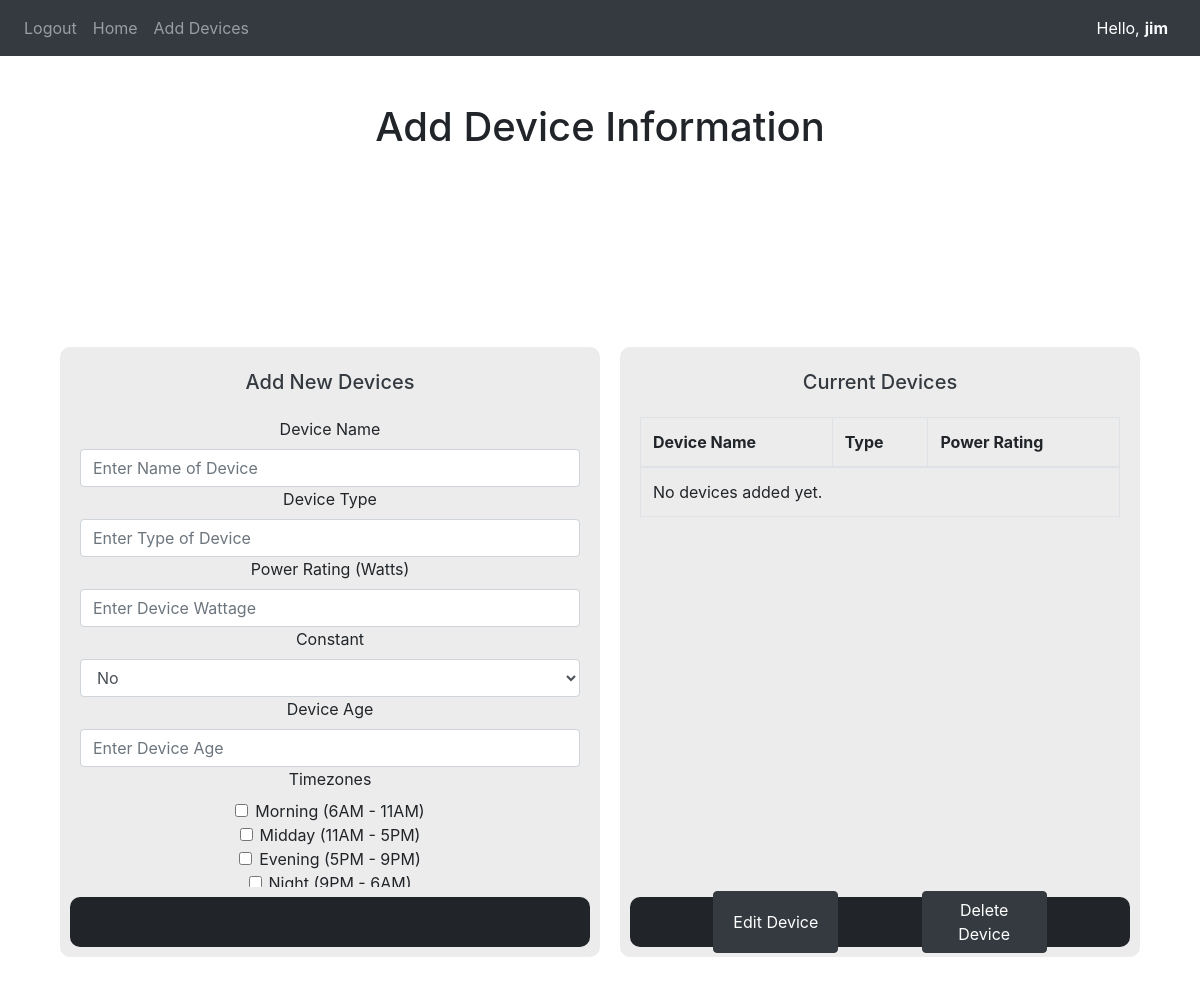
The app's page /getUserData (signed in), older data.
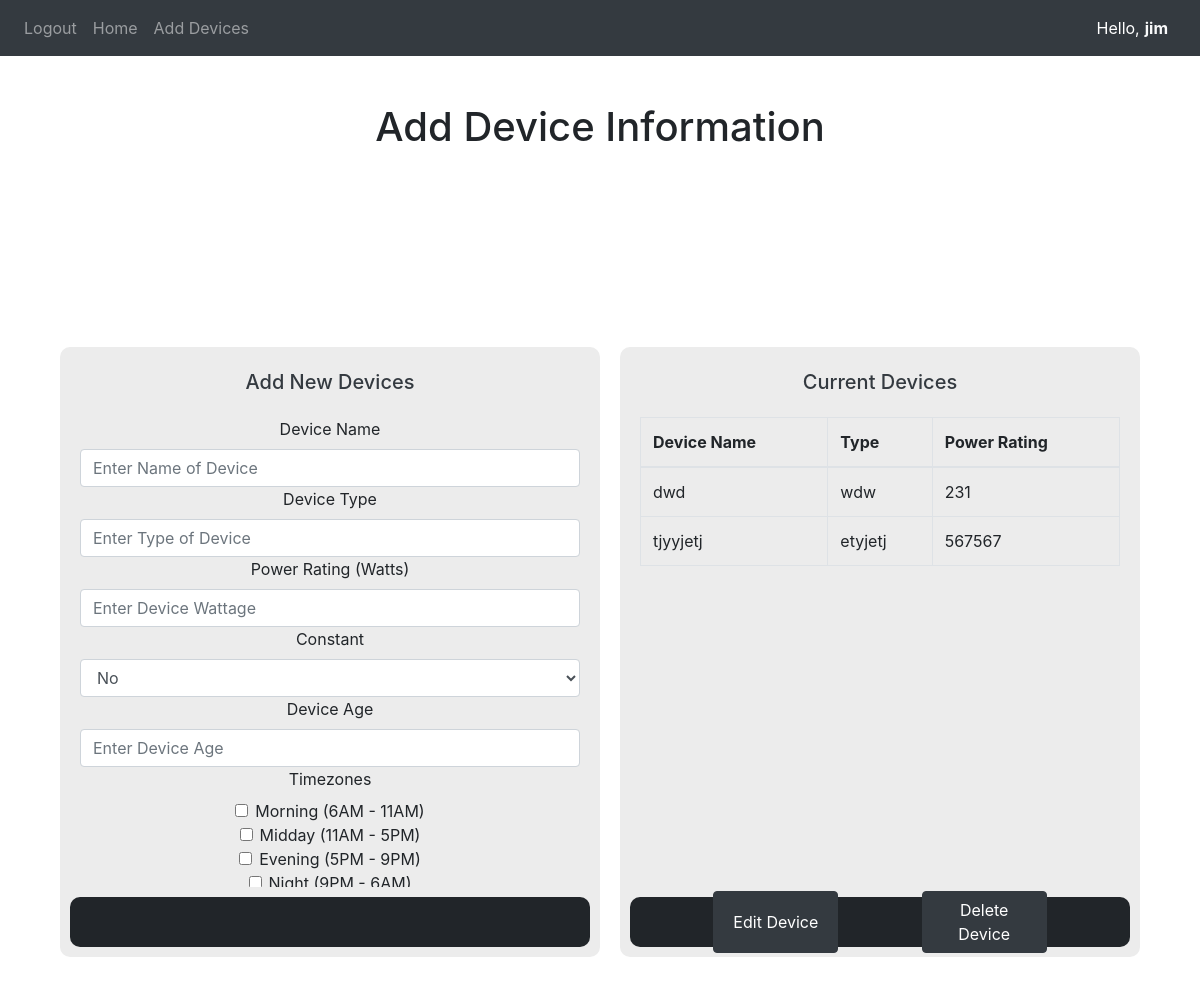
The same page, newer data.
### website/models.py (models this page shows)
class User(db.Model, UserMixin):
    id = db.Column(db.Integer, primary_key=True)
    email = db.Column(db.String(150), unique=True)
    password = db.Column(db.String(500))
    firstName = db.Column(db.String(150))
    csv_data = db.relationship('CSVData', uselist=False, backref='user')
    devices = db.relationship('Device', backref='user')
    custom_color = db.Column(db.String(7), nullable=True) #HEX Color Code

class Device(db.Model):
    id = db.Column(db.Integer, primary_key=True)
    deviceName = db.Column(db.String(150))
    deviceType = db.Column(db.String(50))
    powerRating = db.Column(db.Integer)
    user_id = db.Column(db.Integer, db.ForeignKey('user.id'))

### website/views.py (the view)
@views.route('/getUserData')
@login_required
def getUserData():
    devices = current_user.devices
    return render_template("getUserData.html", devices=devices) #pass in devies to load any existing devices from user

### website/templates/getUserData.html (shortened to what this page needs)
{% extends "base.html"%}
{%block content %}
<div class="header-container">
    <h1 class="page-header">Add Device Information</h1>
</div>
<div class="flex-tile-con">
    <div class="tile" style="flex: 1;">
        <h2 class="tile-title text-dark">Add New Devices</h2>
        <div class="tile-content" style="flex-direction: column;">
            <form method="POST" action="/add-device" style="width: 500px; overflow-y: scroll;" align="center">
                <div class="form-group">
                    <label for="deviceName">Device Name</label>
                    <input type="text" class="form-control" id="deviceName" name="deviceName" placeholder="Enter Name of Device">
                    <label for="deviceType">Device Type</label>
                    <input type="text" class="form-control" id="deviceType" name="deviceType" placeholder="Enter Type of Device">
                    <label for="powerRating">Power Rating (Watts)</label>
                    <input type="number" class="form-control" id="powerRating" name="powerRating" placeholder="Enter Device Wattage">
                    <label for="deviceConstant">Constant</label>
                    <select name="deviceConstant" id="deviceConstant" class="form-control" placeholder="Is This Device Constantly In Use?">
                        <option value="no" id="noContsant">No</option>
                    </select>
                    <label for="deviceAge">Device Age</label>
                    <input type="number" class="form-control" id="deviceAge" name="deviceAge" placeholder="Enter Device Age">
                    <label for="deviceTimezone">Timezones</label>
                    <div class="form-check">
                        <input class="form-check-input" type="checkbox" name="deviceTimezone" id="morningZone" value="morning"></input>
                        <label class="form-check-label" for="morningZone">Morning (6AM - 11AM)</label>
                    </div>
                    <div class="form-check">
                        <input class="form-check-input" type="checkbox" name="deviceTimezone" id="middayZone" value="midday"></input>
                        <label class="form-check-label" for="middayZone">Midday (11AM - 5PM)</label>
                    </div>
                    <div class="form-check">
                        <input class="form-check-input" type="checkbox" name="deviceTimezone" id="eveningZone" value="evening"></input>
                        <label class="form-check-label" for="eveningZone">Evening (5PM - 9PM)</label>
                    </div>
                    <div class="form-check">
                        <input class="form-check-input" type="checkbox" name="deviceTimezone" id="nightZone" value="night"></input>
                        <label class="form-check-label" for="nightZone">Night (9PM - 6AM)</label>
                    </div>
                    <br />
                </div>
            </form>
        </div>
        <div class="tile-bottom">
        </div>
    </div>
    <div class="tile" style="flex: 1;">
        <h2 class="tile-title text-dark">Current Devices</h2>
        <div class="tile-content" style="flex-direction: column;">
            <div class="scrollable-table" style="height: 475px; width: 100%;">
                <table class="table table-bordered">
                    <thead>
                        <tr>
                            <th>Device Name</th>
                            <th>Type</th>
                            <th>Power Rating</th>
                        </tr>
                    </thead>
                    <tbody>
                        {% for device in devices %}
                        <tr>
                            <td>{{ device.deviceName }}</td>
                            <td>{{ device.deviceType }}</td>
                            <td>{{ device.powerRating }}</td>
                        </tr>
                        {% else %}
                        <tr>
                            <td colspan="3">No devices added yet.</td>
                        </tr>
                        {% endfor %}
                    </tbody>
                </table>
            </div>
        </div>
        <div class="tile-bottom">
            <div class="tile-bottom-container" style="display: flex; justify-content: space-evenly; width: 100%;">
                <button class="btn btn-dark">Edit Device</button>
                <button class="btn btn-dark">Delete Device</button>
            </div>
        </div>
    </div>
</div>
{% endblock %}

### website/templates/base.html (shortened to what this page needs)
<!DOCTYPE html>
<html>
    <head>
      <link rel="stylesheet" href="https://stackpath.bootstrapcdn.com/bootstrap/4.4.1/css/bootstrap.min.css"/>
      <link rel="stylesheet" href="https://stackpath.bootstrapcdn.com/font-awesome/4.7.0/css/font-awesome.min.css"/>
      <link rel="stylesheet" href="{{ url_for('static', filename='css/general.css') }}">
    </head>
    <body>
      <nav class="navbar navbar-expand-lg navbar-dark bg-dark">
          <div class="collapse navbar-collapse" id="navbar">
            <div class="navbar-nav">
              {% if current_user.is_authenticated %}
                <a class="nav-item nav-link" id="logout" href="/logout">Logout</a>
                <a class="nav-item nav-link" id="home" href="/">Home</a>
                <a class="nav-item nav-link" id="getUserData" href="/getUserData">Add Devices</a>
              {% else %}
                <a class="nav-item nav-link" id="login" href="/login">Login</a>
                <a class="nav-item nav-link" id="signUp" href="/sign-up">Sign Up</a>
              {% endif %}
            </div>
          </div>
          <div class="navbar-user" style="display: flex; flex-direction: row;">
            <a class="nav-item nav-link" style="color: white; padding-right: 0px!important;">Hello,</a>
          {% if current_user.is_authenticated %}
            <a class="nav-item nav-link text-light" style="color: var(--dynamic-color); padding-left: 5px!important; font-weight: bold;" >{{ current_user.firstName }}</a>
          </div>
          {% else %}
            <a class="nav-item nav-link" style="color: white; padding-left: 5px!important;" >You!</a>
            </div>
          {% endif %}
        </nav>
          {% block content %}
          {% endblock %}
    </body>
</html>

### website/static/css/general.css (style rules this page uses)
:root { --dynamic-color: white; }
.scrollable-table { overflow-y: auto; height: 500px; }
.header-container { display: flex; justify-content: center; align-items: center; height: 50px; margin-top: 50px; }
.flex-tile-con { display: flex; justify-content: center; align-items: center; width: 100%; height: 80vh; padding: 0 50px 0 50px; }
.tile { display: block; margin: 0 10px 0 10px; padding: 10px; height: 610px; background-color: rgb(236, 236, 236); border-radius: 10px; }
.tile-title { display: flex; margin: 0; justify-content: center; align-items: center; height: 50px; font-size: 20px; overflow: hidden; }
.tile-content { display: flex; padding: 10px; height: 490px; align-items: center; }
.tile-bottom { display: flex; background-color: #212529; justify-content: center; align-items: center; height: 50px; border-radius: 10px; }
.btn { width: 125px; max-width: 125px; }

Row changes from the older to the newer data that the page shows:
added Device: deviceName "dwd", deviceType "wdw", powerRating "231"
added Device: deviceName "tjyyjetj", deviceType "etyjetj", powerRating "567567"
Text that changed along with them:
text no longer shown: "No devices added yet."
